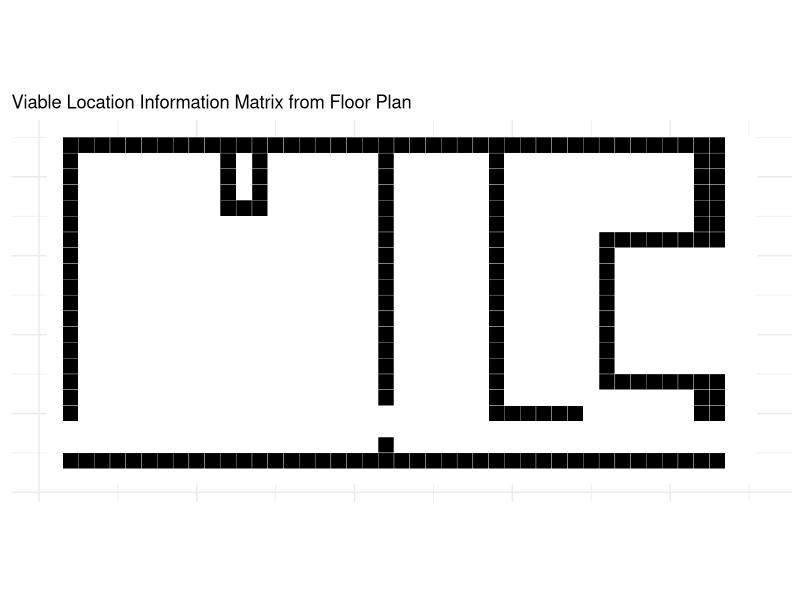
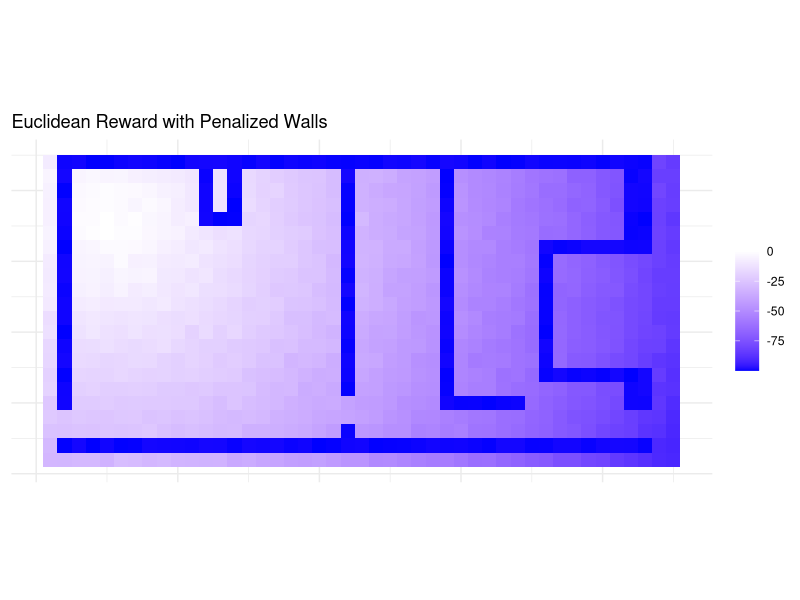

Recreate these plots in R, in order.
# test python translate fp matrix reading
getwd()

library(ggplot2)
library(reshape2)
df = read.csv("data/floor_plan_matrix1.csv", header = FALSE)
colnames(df) <- NULL
df_mat = as.matrix(df)

matrix_data_long <- melt(df_mat)
colnames(matrix_data_long) <- c("X1", "X2", "value")

mat_plot = ggplot(matrix_data_long, aes(x=X2, y=rev(X1), fill=factor(value))) + 
  geom_tile(color="white") + 
  scale_fill_manual(values=c("0"="white", "1"="black")) + 
  theme_minimal() + 
  ggtitle("Viable Location Information Matrix from Floor Plan") +
  theme(axis.text.x=element_blank(), axis.text.y=element_blank(), 
        axis.ticks=element_blank(), axis.title.x=element_blank(), 
        axis.title.y=element_blank(), legend.position="none") + 
  coord_fixed()
print(mat_plot)


# initial ideas for rewards system
start_point <- c(5, 5)
fuzzy = TRUE
for (i in 1:nrow(df_mat)) {
  for (j in 1:ncol(df_mat)) {
    # calcualte euclidean distance for each cell
    if (df_mat[i, j] == 0) {
      dist <- sqrt((i - start_point[1])^2 + (j - start_point[2])^2)
      # normal pull with mean proporional to negative distance
      if(fuzzy){
        df_mat[i, j] <- rnorm(1, mean = -(dist^(1.2)), sd = 1)
      } # or static pull
      else{
        df_mat[i, j] <- -(dist^(1.2)) 
      }
    }
  }
}
df_mat[df_mat == 1] <- runif(sum(df_mat == 1), min=-100, max=-99)  
df_mat_long <- melt(as.matrix(df_mat))
names(df_mat_long) <- c("X", "Y", "value")
pgrid = ggplot(df_mat_long, aes(Y, rev(X), fill=value)) +
  geom_tile() + ggtitle("Euclidean Reward with Penalized Walls") +
  scale_fill_gradient2(low="blue", high="red", mid="white", midpoint=0) +
  theme_minimal() +
  theme(axis.text.x = element_blank(), axis.text.y = element_blank(),
        axis.ticks = element_blank(), axis.title.x = element_blank(),
        axis.title.y = element_blank(), legend.title = element_blank()) +
  coord_fixed()
print(pgrid)
